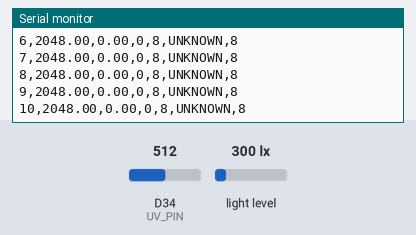
Simulated run of this sketch. Board: Arduino Due. Parts: the last lines printed to the serial monitor. The test bench sets the inputs (shaded band); at power-on: D34 (UV_PIN) = 512, light level 300 lx (analog values on the 0–1023 scale).

Above: at 1.2 s.
1.3 s: D34 (UV_PIN) set to 61
At 1.31 s:
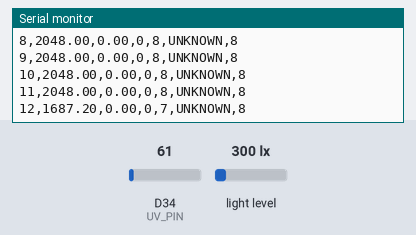
2.8 s: D34 (UV_PIN) set to 52
At 3.51 s:
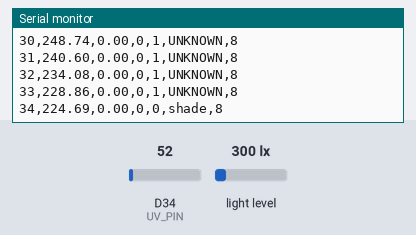
Timing chart, 0 to 5.8 s (numbered marks = the images above; inputs shaded):
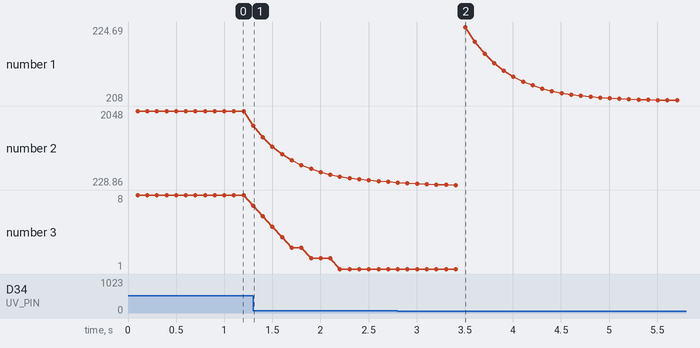

Measured:
- the behaviour switches between 57 and 56 on D34 (UV_PIN) (found by bisection; images 1 and 2)
- after the input at 1.3 s, the serial monitor: prints a new line at once (image 1)
- plotted number 2: 2048 → 307.47 after the input at 1.3 s

The sketch:

inference_classification.ino
```cpp
/*
 * File:     inference_classification.ino
 * Purpose:  Live on-device classification of the lighting condition
 *           (LED, fluorescent, shade, sun) using a table-lookup model.
 *
 * How it works:
 *   1. Read UV (GUVA-S12SD, ADC) and IR (TSL2591, I2C).
 *   2. Smooth both channels with an EMA filter (alpha = 0.2).
 *   3. Scale with the training bounds (IR goes through log1p first).
 *   4. Use the scaled point to pick one cell of the 16x16 grid.
 *   5. Read one stored byte per class from that cell. The highest wins,
 *      unless it is below REJECT_TAU, in which case the result is UNKNOWN.
 */

#include <Wire.h>
#include <Adafruit_Sensor.h>
#include <Adafruit_TSL2591.h>
#include "model.h"                 // CLASS_TABLE, SCALE_BOUNDS, CLASS_NAMES, REJECT_TAU, GRID_N, NUM_CLASSES

Adafruit_TSL2591 tsl = Adafruit_TSL2591(2591);

// Pin assignments
const int UV_PIN = 34;             // analog UV sensor output
const int SDA_PIN = 21;            // I2C data for the TSL2591
const int SCL_PIN = 22;            // I2C clock for the TSL2591


const float ALPHA = 0.2f;                          // EMA smoothing factor
const unsigned long SAMPLE_INTERVAL_MS = 100;      // minimum time between samples (the TSL2591 read adds
                                                   // to this, giving about 122 ms per sample in practice)

// Filter and bookkeeping state
float uvFiltered = -1;             // -1 means "not initialised yet"
float irFiltered = -1;
unsigned long lastSampleTime = 0;
unsigned long sampleIndex = 0;

// Returns class index, or -1 for UNKNOWN. Also reports the cell and winning value.
int classify(float uv, float ir, int &row, int &col, float &bestVal) {
  // Same scaling as training: UV raw, IR through log1p, both min-max with the shipped bounds
  float x = (uv - SCALE_BOUNDS[0]) / (SCALE_BOUNDS[1] - SCALE_BOUNDS[0]);
  float y = (log1pf(ir) - SCALE_BOUNDS[2]) / (SCALE_BOUNDS[3] - SCALE_BOUNDS[2]);

  // Pick the grid cell; constrain() clips out-of-range readings to the edge cells
  col = constrain((int)(x * GRID_N), 0, GRID_N - 1);   // col = scaled UV
  row = constrain((int)(y * GRID_N), 0, GRID_N - 1);   // row = scaled log(IR)

  // Read one byte per class from that cell and keep the highest
  int best = -1;
  bestVal = -1.0f;
  for (int c = 0; c < NUM_CLASSES; c++) {
    float v = pgm_read_byte(&CLASS_TABLE[c][row][col]) / 255.0f;   // table lives in flash (PROGMEM)
    if (v > bestVal) { bestVal = v; best = c; }
  }
  // Below the reject threshold: no learned class is close enough, report UNKNOWN
  return (bestVal < REJECT_TAU) ? -1 : best;
}

void setup() {
  Serial.begin(115200);
  analogReadResolution(12);                            // 12-bit ADC, 0-4095
  Wire.begin(SDA_PIN, SCL_PIN);
  if (!tsl.begin()) {
    Serial.println("# ERROR: TSL2591 not found.");
    while (1) delay(1000);                             // halt: nothing to classify without the sensor
  }
  tsl.setGain(TSL2591_GAIN_MED);                       // same as logging
  tsl.setTiming(TSL2591_INTEGRATIONTIME_100MS);
  Serial.println("idx,uv,ir,row,col,class,latency_us");   // CSV header
}

void loop() {
  // Rate limit: do nothing until the next sample is due
  unsigned long now = millis();
  if (now - lastSampleTime < SAMPLE_INTERVAL_MS) return;
  lastSampleTime = now;

  // Read both sensors
  int rawUV = analogRead(UV_PIN);
  uint32_t lum = tsl.getFullLuminosity();
  uint16_t rawIR = lum >> 16;                          // upper 16 bits = IR channel

  // EMA filter: seed with the first reading, then smooth
  if (uvFiltered < 0) { uvFiltered = rawUV; irFiltered = rawIR; }
  else {
    uvFiltered = ALPHA * rawUV + (1 - ALPHA) * uvFiltered;
    irFiltered = ALPHA * rawIR + (1 - ALPHA) * irFiltered;
  }

  // Classify and time just the lookup
  int row, col;
  float val;
  unsigned long t0 = micros();
  int cls = classify(uvFiltered, irFiltered, row, col, val);   // lookup only, no sensor read
  unsigned long dt = micros() - t0;

  // Print one CSV line: idx,uv,ir,row,col,class,latency_us
  Serial.print(sampleIndex++); Serial.print(",");
  Serial.print(uvFiltered, 2); Serial.print(",");
  Serial.print(irFiltered, 2); Serial.print(",");
  Serial.print(row); Serial.print(",");
  Serial.print(col); Serial.print(",");
  Serial.print(cls < 0 ? "UNKNOWN" : CLASS_NAMES[cls]); Serial.print(",");
  Serial.println(dt);
}
```

Source omitted: model.h (data table, 3967 bytes)
